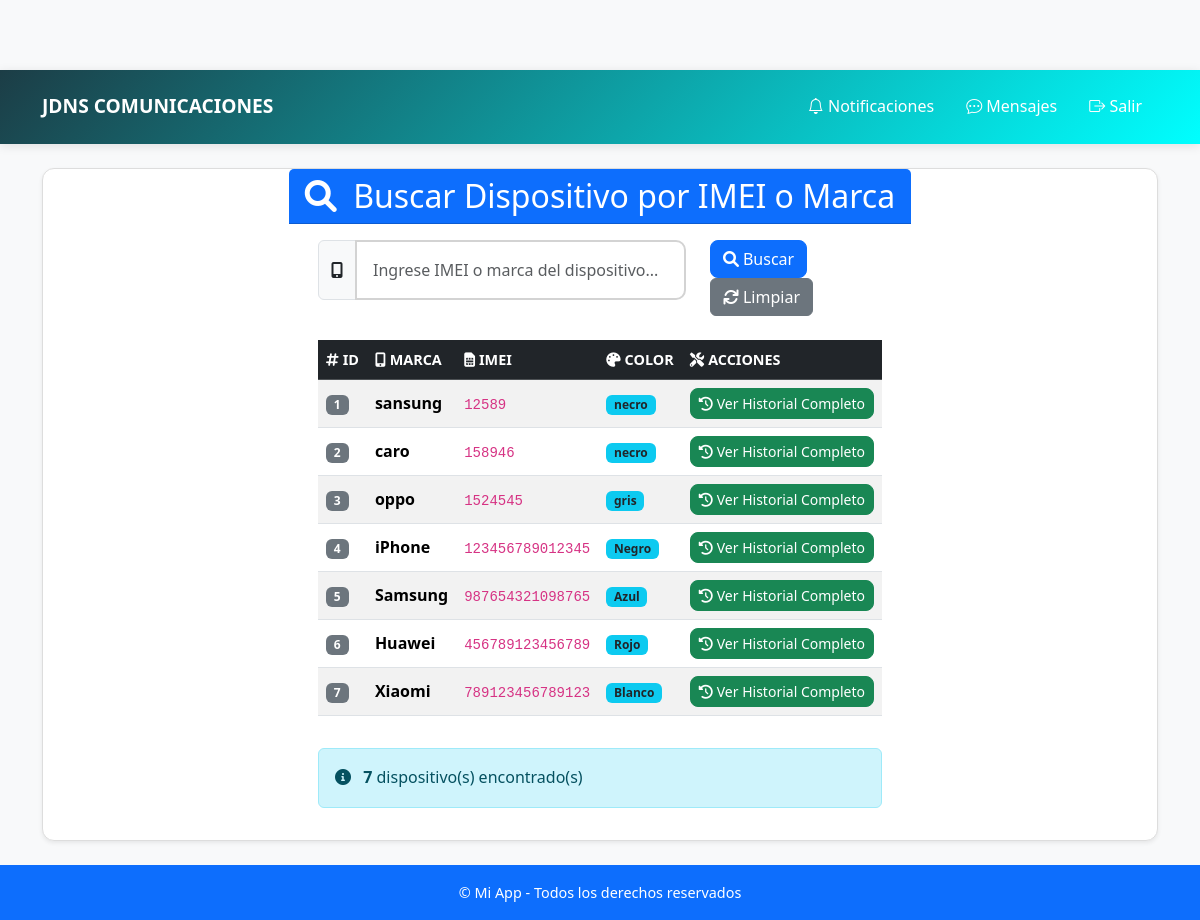
The page /dispositivo/buscar (signed in) on the database as committed earlier.
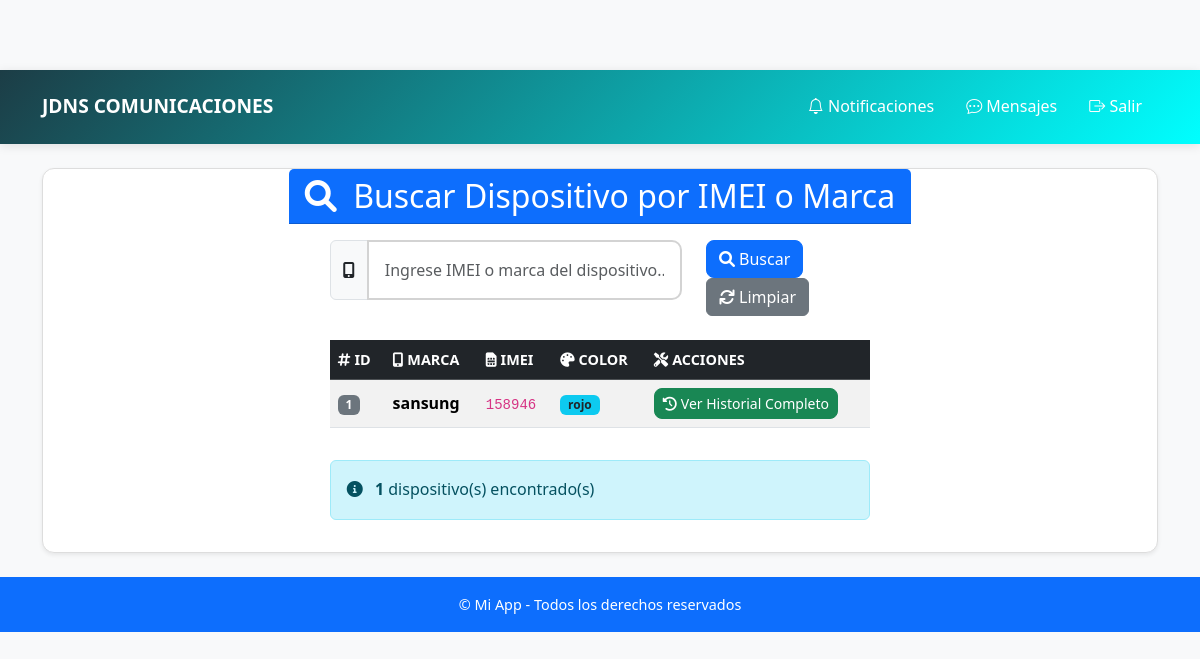
The same page on the database as committed later.
### app/models/users.py (models this page shows)
class Dispositivo(db.Model):
    __tablename__ = 'dispositivo'
    iddispositivo = db.Column(db.Integer, primary_key=True)
    marca = db.Column(db.String(45))
    color = db.Column(db.String(45))
    imei = db.Column(db.String(45))
    usuario_idusuario = db.Column(db.Integer, db.ForeignKey('usuario.idusuario'))

### app/routes/historial_reparacion.py (the view)
@bp.route('/dispositivo/buscar', methods=['GET', 'POST'])
@login_required
def buscar_dispositivo():
    if request.method == 'POST':
        busqueda = request.form.get('busqueda', '').strip()
        if busqueda:
            dispositivos = Dispositivo.query.filter(
                db.or_(
                    Dispositivo.imei.contains(busqueda),
                    Dispositivo.marca.contains(busqueda)
                )
            ).all()
        else:
            dispositivos = Dispositivo.query.all()
    else:
        dispositivos = Dispositivo.query.all()
    return render_template('dispositivo_buscar.html', dispositivos=dispositivos)

### app/models/users.py (called while the page is built)
    @property
    def is_authenticated(self):
        return True

### app/templates/dispositivo_buscar.html (shortened to what this page needs)
{% extends "base.html" %}
{% block content %}
<div class="row">
    <div class="col-12">
        <div class="card shadow-sm">
            <div class="card-header bg-primary text-white">
                <h2 class="card-title mb-0">
                    <i class="fas fa-search me-2"></i>
                    Buscar Dispositivo por IMEI o Marca
                </h2>
            </div>
            <div class="card-body">
                <form method="POST" class="mb-4">
                    <div class="row">
                        <div class="col-md-8">
                            <div class="input-group">
                                <span class="input-group-text">
                                    <i class="fas fa-mobile-alt"></i>
                                </span>
                                <input type="text" class="form-control" name="busqueda"
                                       placeholder="Ingrese IMEI o marca del dispositivo..."
                                       value="{{ request.form.get('busqueda', '') }}">
                            </div>
                        </div>
                        <div class="col-md-4">
                            <button type="submit" class="btn btn-primary me-2">
                                <i class="fas fa-search me-1"></i>Buscar
                            </button>
                            <a href="{{ url_for('historial_reparacion.buscar_dispositivo') }}"
                               class="btn btn-secondary">
                                <i class="fas fa-refresh me-1"></i>Limpiar
                            </a>
                        </div>
                    </div>
                </form>
                {% if dispositivos %}
                <div class="table-responsive">
                    <table class="table table-hover table-striped">
                        <thead class="table-dark">
                            <tr>
                                <th><i class="fas fa-hashtag me-1"></i>ID</th>
                                <th><i class="fas fa-mobile-alt me-1"></i>Marca</th>
                                <th><i class="fas fa-sim-card me-1"></i>IMEI</th>
                                <th><i class="fas fa-palette me-1"></i>Color</th>
                                <th><i class="fas fa-tools me-1"></i>Acciones</th>
                            </tr>
                        </thead>
                        <tbody>
                            {% for dispositivo in dispositivos %}
                            <tr>
                                <td>
                                    <span class="badge bg-secondary">{{ dispositivo.iddispositivo }}</span>
                                </td>
                                <td>
                                    <strong>{{ dispositivo.marca }}</strong>
                                </td>
                                <td>
                                    <code>{{ dispositivo.imei }}</code>
                                </td>
                                <td>
                                    <span class="badge bg-info text-dark">
                                        {{ dispositivo.color }}
                                    </span>
                                </td>
                                <td>
                                    <a href="{{ url_for('historial_reparacion.historial_dispositivo', dispositivo_id=dispositivo.iddispositivo) }}"
                                       class="btn btn-success btn-sm">
                                        <i class="fas fa-history me-1"></i>Ver Historial Completo
                                    </a>
                                </td>
                            </tr>
                            {% endfor %}
                        </tbody>
                    </table>
                </div>
                <div class="mt-3">
                    <div class="alert alert-info">
                        <i class="fas fa-info-circle me-2"></i>
                        <strong>{{ dispositivos|length }}</strong> dispositivo(s) encontrado(s)
                    </div>
                </div>
                {% else %}
                <div class="alert alert-warning text-center">
                    <i class="fas fa-exclamation-triangle me-2"></i>
                    No se encontraron dispositivos que coincidan con la búsqueda.
                </div>
                {% endif %}
            </div>
        </div>
    </div>
</div>
{% endblock %}

### app/templates/base.html (shortened to what this page needs)
<!DOCTYPE html>
<html lang="es">
<head>
    <link href="https://cdn.jsdelivr.net/npm/bootstrap@5.3.3/dist/css/bootstrap.min.css" rel="stylesheet">
    <link href="https://cdn.jsdelivr.net/npm/bootstrap-icons@1.11.3/font/bootstrap-icons.css" rel="stylesheet">
    <link rel="stylesheet" href="https://cdnjs.cloudflare.com/ajax/libs/font-awesome/6.0.0/css/all.min.css">
    <link rel="stylesheet" href="{{ url_for('static', filename='style.css') }}">
</head>
<body class="bg-light">
<nav class="navbar navbar-expand-lg navbar-dark bg-primary">
        <div class="container">
            <a class="navbar-brand" href="{{ url_for('auth.login') }}">JDNS COMUNICACIONES</a>
            <div class="collapse navbar-collapse" id="navbarNav">
                <ul class="navbar-nav ms-auto">
                    {% if current_user.is_authenticated %}
                        <li class="nav-item position-relative">
                            <a class="nav-link" href="{{ url_for('notificaciones.notificaciones') }}">
                                <i class="bi bi-bell"></i> Notificaciones
                            </a>
                        </li>
                        <li class="nav-item position-relative">
                            <a class="nav-link" href="{{ url_for('mensaje_soporte.mensajes_soporte') }}">
                                <i class="bi bi-chat-dots"></i> Mensajes
                            </a>
                        </li>
                        <li class="nav-item">
                            <a class="nav-link" href="{{ url_for('auth.logout') }}">
                                <i class="bi bi-box-arrow-right"></i> Salir
                            </a>
                        </li>
                    {% endif %}
                </ul>
            </div>
        </div>
    </nav>
    <div class="container my-4">
        {% block content %}{% endblock %}
    </div>
    <footer class="bg-primary text-white text-center py-3 mt-auto">
        <p class="mb-0">&copy; {{ current_year }} Mi App - Todos los derechos reservados</p>
    </footer>
</body>
</html>

### app/static/style.css (style rules this page uses)
.card { display: flex; flex-direction: column; justify-content: center; align-items: center; height: 100%; border: 1px solid #ddd; border-radius: 8px; box-shadow: 0 2px 4px rgba(0, 0, 0, 0.1); transition: transform 0.2s; border-radius: 10px; backdrop-filter: blur(10px); color: #000; }
:root { --primary-color: #1c3d46; --secondary-color: #f97316; --accent-color: #06b6d4; --dark-bg: #1e293b; --light-bg: #f8fafc; --text-dark: #1e293b; --text-light: #64748b; --white: #ffffff; --gray-100: #f1f5f9; --gray-200: #e2e8f0; --gray-300: #cbd5e1; --gray-800: #1e293b; --gray-900: #0f172a; }
* { margin: 0; padding: 0; box-sizing: border-box; }
body { font-family: "Segoe UI", Tahoma, Geneva, Verdana, sans-serif; line-height: 1.6; color: var(--text-dark); background-color: var(--white); }
.navbar { background: linear-gradient(135deg, var(--primary-color), cyan); box-shadow: 0 2px 10px rgba(0, 0, 0, 0.1); padding: 1rem 0; }
.navbar-brand { font-size: 1.8rem; font-weight: 700; color: white !important; text-decoration: none; }
.navbar-nav .nav-link { color: white !important; font-weight: 500; margin: 0 0.5rem; transition: color 0.3s ease; }
.form-control { border: 2px solid lightgray; border-radius: 10px; padding: 1rem; font-size: 1rem; transition: all 0.3s ease; }
body { padding-top: 70px; background-color: #f8f9fa; font-family: 'Segoe UI', Tahoma, Geneva, Verdana, sans-serif; }
.navbar-brand { font-weight: 600; font-size: 1.2rem; }
.btn-primary, .btn-success, .btn-danger { border-radius: 8px; font-weight: 500; transition: 0.3s; }
.card { border-radius: 12px; transition: transform 0.2s ease-in-out; }
.card-header { font-weight: 600; }
.table th { font-size: 0.9rem; text-transform: uppercase; }
.table td { vertical-align: middle; }
footer { background-color: #212529; color: #adb5bd; font-size: 0.9rem; }

Rows that differ between the two databases and show on the page:
removed Dispositivo: iddispositivo "2", marca "caro", imei "158946", color "necro"
removed Dispositivo: iddispositivo "3", marca "oppo", imei "1524545", color "gris"
removed Dispositivo: iddispositivo "4", marca "iPhone", imei "123456789012345", color "Negro"
removed Dispositivo: iddispositivo "5", marca "Samsung", imei "987654321098765", color "Azul"
removed Dispositivo: iddispositivo "6", marca "Huawei", imei "456789123456789", color "Rojo"
removed Dispositivo: iddispositivo "7", marca "Xiaomi", imei "789123456789123", color "Blanco"
changed Dispositivo "sansung": imei "12589" → "158946"; color "necro" → "rojo"
Other text that changed with them:
{{ dispositivos|length }}: "7" → "1"
